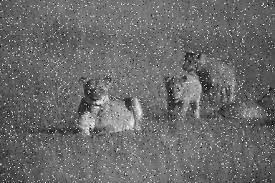
#> input picture L4/download.jpeg, 275 x 183 px
$ python qq1.py
#> lines starting #> are read from the running program, lines starting #| are printed output that depends on the picture
#> in main, input_image is the input picture: shape (183, 275); min 0, max 255, mean 106.3
import cv2
import numpy as np
import matplotlib.pyplot as plt

def median_filter(image, kernel_size):
    # Define padded array
#> called with kernel_size = 3
    padded_image = np.pad(image, ((kernel_size//2, kernel_size//2), (kernel_size//2, kernel_size//2)), mode='constant')
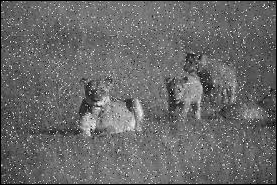
#> padded_image: shape (185, 277); min 0, max 255, mean 104.4

    # Create an empty result array
    result_image = np.zeros_like(image)

    # Apply median filter
    for i in range(image.shape[0]):
        for j in range(image.shape[1]):
            patch = padded_image[i:i+kernel_size, j:j+kernel_size]
            result_image[i, j] = np.median(patch)
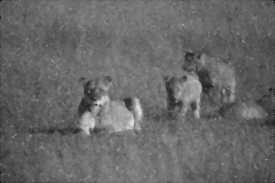
#> result_image: shape (183, 275); min 0, max 230, mean 103.6

    return result_image

def main():
    # Read input image
    input_image = cv2.imread('download.jpeg', cv2.IMREAD_GRAYSCALE)

    # Define kernel size for median filter
    kernel_size = 3  # Adjust this value as needed

    # Apply median filter
    filtered_image = median_filter(input_image, kernel_size)

    # Display input and filtered images using matplotlib
    plt.figure(figsize=(10, 5))

    # Input image
    plt.subplot(1, 2, 1)
    plt.imshow(input_image, cmap='gray')
    plt.title('Input Image')
    plt.axis('off')

    # Filtered image
    plt.subplot(1, 2, 2)
    plt.imshow(filtered_image, cmap='gray')
    plt.title('Filtered Image (Median Filter)')
    plt.axis('off')

    plt.show()
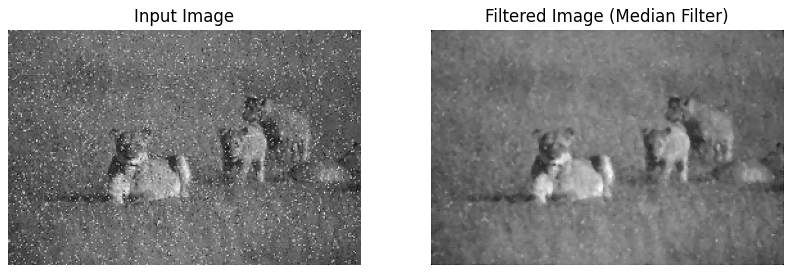
#> figure drawn by matplotlib, 2 panels

if __name__ == "__main__":
    main()
